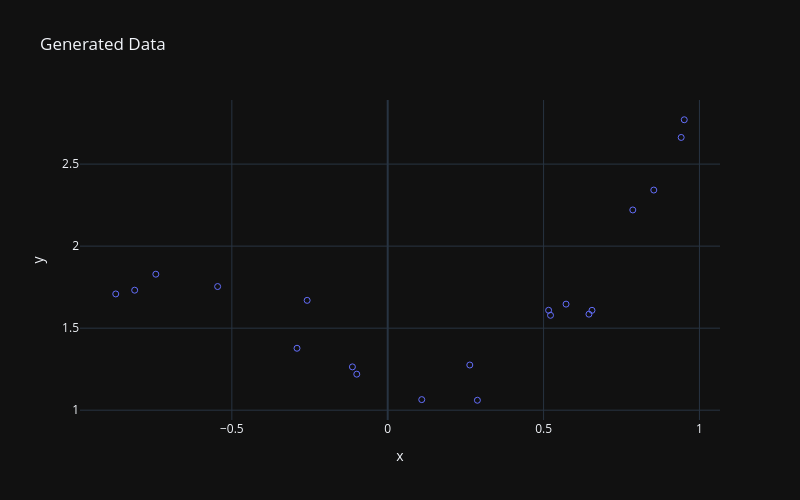

Here is the notebook cell this chart was saved with:
### Markdown cell above
# Task 1: Generating Data
First of all, you need some data to work with: you will generate them according to a polynomial law (plus some noise, of course). For this exercise, then, we are cheating by knowing in advance which is the correct $d$ (the polynomial degree). You will not be so lucky with real-world data 🙂

For this task, you'll implement a `polynomial_generator` function, which you will then use to obtain `X, y` samples, where `X` contains all the inputs and `y` contains all the observations.

**Hints**
- For our purposes, it is useful that neither the polynomial degree nor the number of points are too high: stick with $d = 3$ and $n = 20$ respectively
- The function should take as input the number of samples you want to generate, the polynomial degree, and the noise level
- To avoid scaling problems, `X` should be contained in the $[-1, +1]$ interval; also, let the coefficients lie in the $[-2, +2]$ range
- To work with polynomials, it is useful to check out the [NumPy's `polynomial` package](https://numpy.org/doc/stable/reference/routines.polynomials-package.html#module-numpy.polynomial), and in particular the `Polynomial` class (see [here](https://numpy.org/doc/stable/reference/routines.polynomials.html) for a quick, minimal reference)
- The function should return the inputs `X`, the corresponding observations `y`, and the unknown coefficients

### Code cell
def polynomial_generator(n, d, noise, seed=42):
    rng = np.random.default_rng(seed)
    coeff = rng.uniform(-2, 2, d + 1)
    poly = Polynomial(coeff)
    X = rng.uniform(-1, 1, n)
    y = poly(X) + rng.normal(0, noise, n)
    return X,y,coeff


X, y, coeff = polynomial_generator(n=20, d=3, noise=0.2)

fig = px.scatter(x=X,y=y, title="Generated Data", symbol_sequence=["circle-open"])
fig.update_layout(width=800, height=500)
fig.show()

### Figure 1 — Plotly figure (JSON) as saved in the notebook; plotly's stock layout.template omitted (floating-point values rounded to 4 significant figures)
{"data": [{"hovertemplate": "x=%{x}<br>y=%{y}<extra></extra>", "legendgroup": "", "marker": {"color": "#636efa", "symbol": "circle-open"}, "mode": "markers", "name": "", "orientation": "v", "showlegend": false, "x": [-0.8116, 0.9512, 0.5223, 0.5721, -0.7438, -0.09923, -0.2584, 0.8535, 0.2877, 0.6455, -0.1132, -0.5455, 0.1092, -0.8724, 0.6553, 0.2633, 0.5162, -0.2909, 0.9414, 0.7862], "xaxis": "x", "y": [1.731, 2.77, 1.578, 1.646, 1.829, 1.22, 1.669, 2.342, 1.061, 1.585, 1.264, 1.754, 1.064, 1.709, 1.609, 1.275, 1.609, 1.378, 2.662, 2.22], "yaxis": "y", "type": "scatter"}], "layout": {"xaxis": {"anchor": "y", "domain": [0.0, 1.0], "title": {"text": "x"}}, "yaxis": {"anchor": "x", "domain": [0.0, 1.0], "title": {"text": "y"}}, "legend": {"tracegroupgap": 0}, "title": {"text": "Generated Data"}, "width": 800, "height": 500}}
